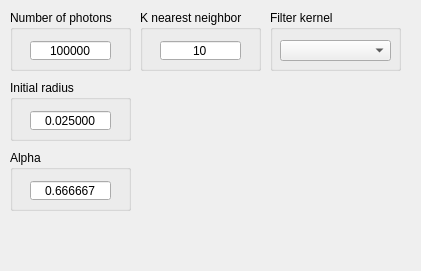
<?xml version="1.0" encoding="UTF-8"?>
<ui version="4.0">
 <class>ProbabilisticPpmWidget</class>
 <widget class="QWidget" name="ProbabilisticPpmWidget">
  <property name="geometry">
   <rect>
    <x>0</x>
    <y>0</y>
    <width>421</width>
    <height>271</height>
   </rect>
  </property>
  <property name="windowTitle">
   <string>Form</string>
  </property>
  <widget class="QGroupBox" name="initial_radius_box">
   <property name="geometry">
    <rect>
     <x>10</x>
     <y>80</y>
     <width>121</width>
     <height>61</height>
    </rect>
   </property>
   <property name="title">
    <string>Initial radius</string>
   </property>
   <widget class="QDoubleSpinBox" name="initial_radius_spinbox">
    <property name="geometry">
     <rect>
      <x>20</x>
      <y>30</y>
      <width>81</width>
      <height>21</height>
     </rect>
    </property>
    <property name="alignment">
     <set>Qt::AlignCenter</set>
    </property>
    <property name="buttonSymbols">
     <enum>QAbstractSpinBox::NoButtons</enum>
    </property>
    <property name="keyboardTracking">
     <bool>false</bool>
    </property>
    <property name="decimals">
     <number>6</number>
    </property>
    <property name="minimum">
     <double>0.000001000000000</double>
    </property>
    <property name="maximum">
     <double>1.000000000000000</double>
    </property>
    <property name="value">
     <double>0.025000000000000</double>
    </property>
   </widget>
  </widget>
  <widget class="QGroupBox" name="num_of_photons_box">
   <property name="geometry">
    <rect>
     <x>10</x>
     <y>10</y>
     <width>121</width>
     <height>61</height>
    </rect>
   </property>
   <property name="title">
    <string>Number of photons</string>
   </property>
   <widget class="QSpinBox" name="num_of_photons_spinbox">
    <property name="geometry">
     <rect>
      <x>20</x>
      <y>30</y>
      <width>81</width>
      <height>21</height>
     </rect>
    </property>
    <property name="alignment">
     <set>Qt::AlignCenter</set>
    </property>
    <property name="buttonSymbols">
     <enum>QAbstractSpinBox::NoButtons</enum>
    </property>
    <property name="keyboardTracking">
     <bool>false</bool>
    </property>
    <property name="minimum">
     <number>1</number>
    </property>
    <property name="maximum">
     <number>2147483647</number>
    </property>
    <property name="value">
     <number>100000</number>
    </property>
   </widget>
  </widget>
  <widget class="QGroupBox" name="alpha_box">
   <property name="geometry">
    <rect>
     <x>10</x>
     <y>150</y>
     <width>121</width>
     <height>61</height>
    </rect>
   </property>
   <property name="title">
    <string>Alpha</string>
   </property>
   <widget class="QDoubleSpinBox" name="alpha_spinbox">
    <property name="geometry">
     <rect>
      <x>20</x>
      <y>30</y>
      <width>81</width>
      <height>21</height>
     </rect>
    </property>
    <property name="alignment">
     <set>Qt::AlignCenter</set>
    </property>
    <property name="buttonSymbols">
     <enum>QAbstractSpinBox::NoButtons</enum>
    </property>
    <property name="keyboardTracking">
     <bool>false</bool>
    </property>
    <property name="decimals">
     <number>6</number>
    </property>
    <property name="minimum">
     <double>0.000001000000000</double>
    </property>
    <property name="maximum">
     <double>1.000000000000000</double>
    </property>
    <property name="value">
     <double>0.666667000000000</double>
    </property>
   </widget>
  </widget>
  <widget class="QGroupBox" name="k_nearest_neighbor_box">
   <property name="geometry">
    <rect>
     <x>140</x>
     <y>10</y>
     <width>121</width>
     <height>61</height>
    </rect>
   </property>
   <property name="title">
    <string>K nearest neighbor</string>
   </property>
   <widget class="QSpinBox" name="k_spinbox">
    <property name="geometry">
     <rect>
      <x>20</x>
      <y>30</y>
      <width>81</width>
      <height>21</height>
     </rect>
    </property>
    <property name="alignment">
     <set>Qt::AlignCenter</set>
    </property>
    <property name="buttonSymbols">
     <enum>QAbstractSpinBox::NoButtons</enum>
    </property>
    <property name="keyboardTracking">
     <bool>false</bool>
    </property>
    <property name="suffix">
     <string/>
    </property>
    <property name="prefix">
     <string/>
    </property>
    <property name="minimum">
     <number>1</number>
    </property>
    <property name="maximum">
     <number>2147483647</number>
    </property>
    <property name="value">
     <number>10</number>
    </property>
   </widget>
  </widget>
  <widget class="QGroupBox" name="filter_kernel_box">
   <property name="geometry">
    <rect>
     <x>270</x>
     <y>10</y>
     <width>131</width>
     <height>61</height>
    </rect>
   </property>
   <property name="title">
    <string>Filter kernel</string>
   </property>
   <widget class="QComboBox" name="filter_kernel_combobox">
    <property name="geometry">
     <rect>
      <x>10</x>
      <y>30</y>
      <width>111</width>
      <height>21</height>
     </rect>
    </property>
   </widget>
  </widget>
 </widget>
 <resources/>
 <connections/>
</ui>
